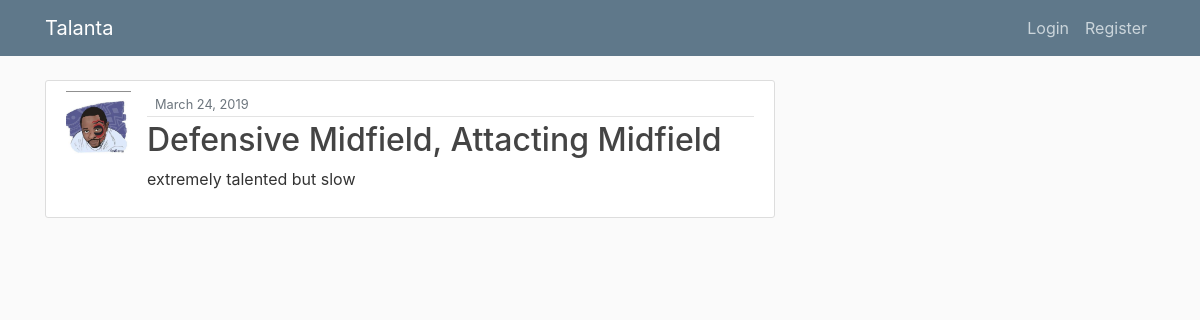
The page /post/3/ on the database as committed earlier.
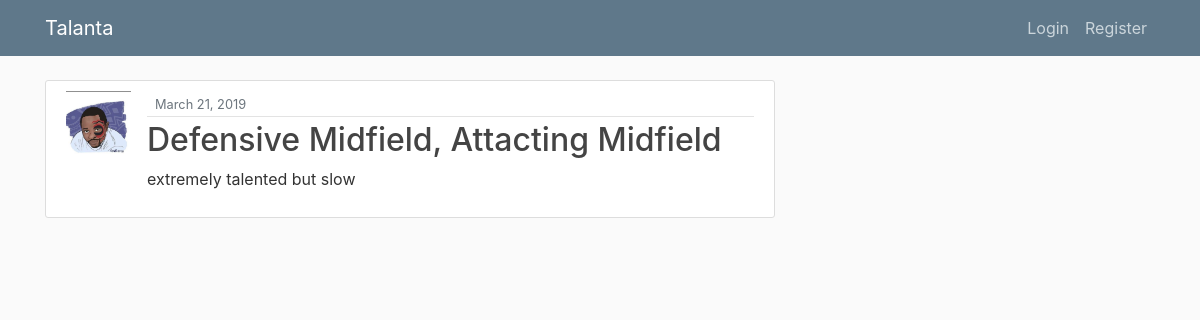
The same page on the database as committed later.
### karatasi/models.py (models this page shows, shortened)
class Post(models.Model):
    sport_type = (('soccer', 'Soccer'),('basketball', 'Basketball'),('netball', 'Netball'),)
    image = models.ImageField(default = 'default.jpg' , upload_to ='player_pics')
    county = models.CharField(default = '', max_length=100)
    school = models.CharField(default = '', max_length=100)
    player_name = models.CharField(default = '', max_length=100)
    age = models.CharField(default = '', max_length=100)
    gender = models.CharField(default = '', max_length=100)
    sport =  models.CharField(max_length=10, choices=sport_type)
    height = models.CharField(default = '', max_length=100)
    weight = models.CharField(default = '', max_length=100)
    speed = models.CharField(default = '', max_length=100)
    position = models.CharField(max_length=100)
    comment = models.TextField()
    date_posted = models.DateTimeField(default=timezone.now)
    name = models.ForeignKey(User,on_delete=models.CASCADE)

### users/models.py (models this page shows, shortened)
class Profile(models.Model):
    user = models.OneToOneField(User, on_delete = models.CASCADE)
    image = models.ImageField(default = 'default.jpg' , upload_to ='profile_pics')

### karatasi/views.py (the view)
# urls.py: path('post/<int:pk>/', PostDetailView.as_view(), name = 'post-detail'),
class PostDetailView(DetailView):
    model = Post

### karatasi/templates/karatasi/post_detail.html (shortened to what this page needs)
{% extends "karatasi/base.html"%}
{% block content %}
      <article class="media content-section">
        <img class = 'rounded-square article-img'src="{{ object.name.profile.image.url }}" alt="">
        <div class="media-body">
          <div class="article-metadata">
            <small class="text-muted">{{object.date_posted|date:" F d, Y"}}</small>
          </div>
          <h2 class="article-title" >{{object.position}}</h2>
          <p class="article-content">{{object.comment}}</p>
        </div>
      </article>
{% endblock content%}

Rows that differ between the two databases and show on the page:
changed Post "Defensive Midfield, Attacting Midfield": date_posted "March 24, 2019" → "March 21, 2019"
